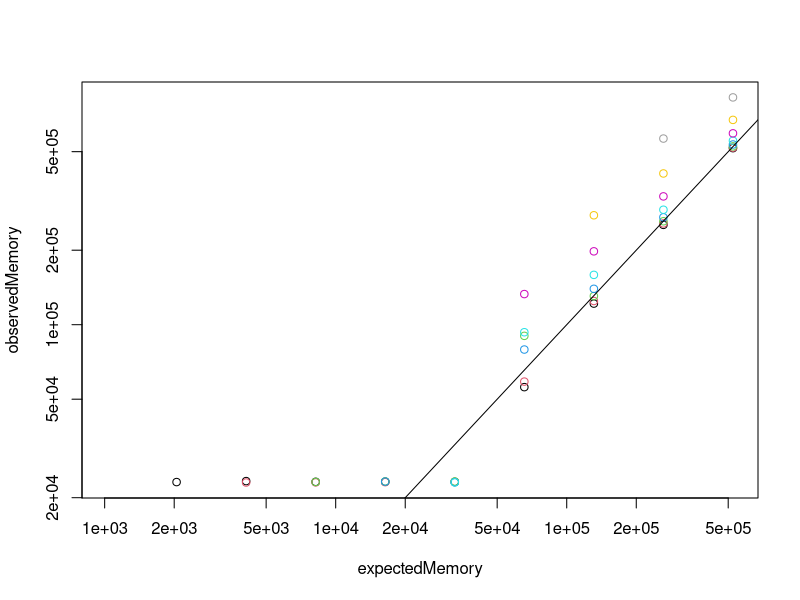
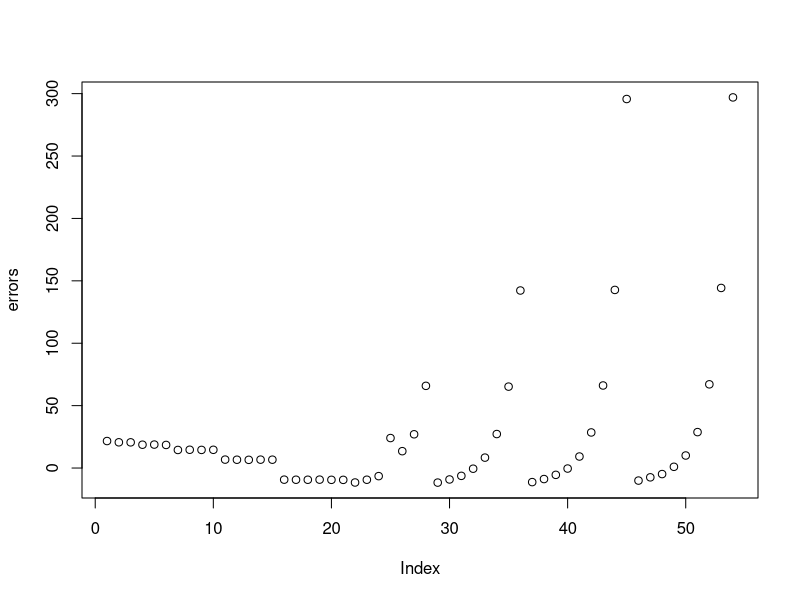

These charts were generated, in order, by the following R code:
data <- read.csv("results2.csv", header = FALSE)
names(data) <- c("expectedMemory", "stringSize", "observedMemory")
attach(data)
expectedMemory <- 1024 * expectedMemory

plot(expectedMemory, observedMemory, col = log(stringSize, 2), log = "xy")
abline(0, 1, untf = TRUE)
errors <- (observedMemory - expectedMemory) / 1024
plot(errors)
# Constantly underestimating, but max error is about 1 MB (with total memory usage going up to 512 MB)
